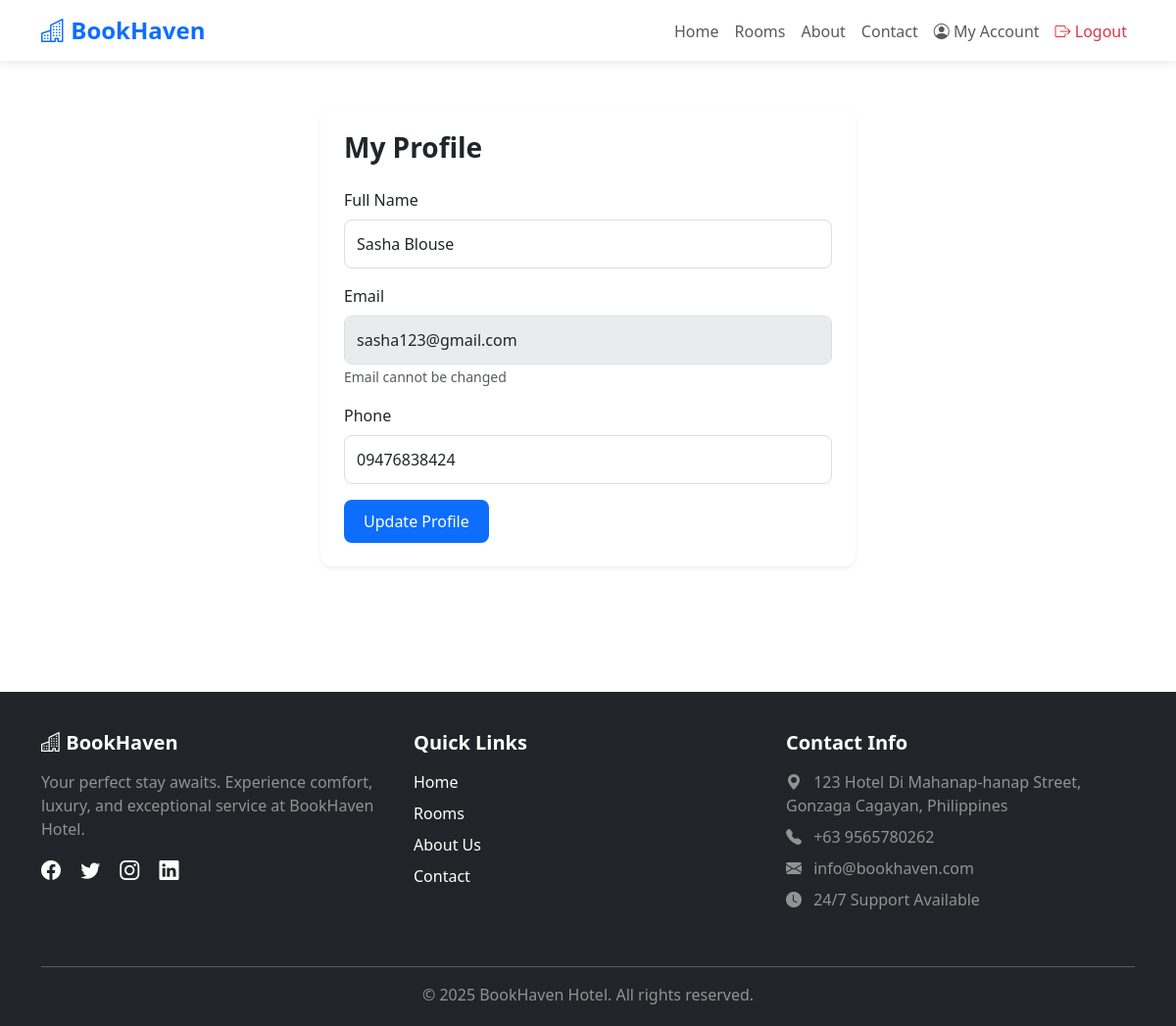
Page /guest/profile.php (signed in) on the committed database.
### tables this page shows
CREATE TABLE `users` (
  `id` int(11) NOT NULL,
  `name` varchar(100) NOT NULL,
  `email` varchar(100) NOT NULL,
  `password` varchar(255) NOT NULL,
  `role` enum('admin','guest') DEFAULT 'guest',
  `phone` varchar(20) DEFAULT NULL,
  `created_at` timestamp NOT NULL DEFAULT current_timestamp(),
  `updated_at` timestamp NOT NULL DEFAULT current_timestamp() ON UPDATE current_timestamp()
);

### guest/profile.php (the view, shortened to what this page needs)
<?php
$conn = getDBConnection();
$user_id = $_SESSION['user_id'];
$user = $conn->query("SELECT * FROM users WHERE id = $user_id")->fetch_assoc();
?>
<!DOCTYPE html>
<html lang="en">
<head>
    <link href="https://cdn.jsdelivr.net/npm/bootstrap@5.3.0/dist/css/bootstrap.min.css" rel="stylesheet">
    <link rel="stylesheet" href="https://cdn.jsdelivr.net/npm/bootstrap-icons@1.10.0/font/bootstrap-icons.css">
    <link rel="stylesheet" href="../assets/css/style.css">
</head>
<body>
    <?php include '../includes/navbar.php'; ?>
    <div class="container py-5">
        <div class="row justify-content-center">
            <div class="col-md-6">
                <div class="card shadow-sm">
                    <div class="card-body p-4">
                        <h3 class="fw-bold mb-4">My Profile</h3>
                        <form method="POST">
                            <div class="mb-3">
                                <label class="form-label">Full Name</label>
                                <input type="text" name="name" class="form-control" value="<?php echo $user['name']; ?>" required>
                            </div>
                            <div class="mb-3">
                                <label class="form-label">Email</label>
                                <input type="email" class="form-control" value="<?php echo $user['email']; ?>" disabled>
                                <small class="text-muted">Email cannot be changed</small>
                            </div>
                            <div class="mb-3">
                                <label class="form-label">Phone</label>
                                <input type="tel" name="phone" class="form-control" value="<?php echo $user['phone']; ?>">
                            </div>
                            <button type="submit" class="btn btn-primary">Update Profile</button>
                        </form>
                    </div>
                </div>
            </div>
        </div>
    </div>
    <?php include '../includes/footer.php'; ?>
</body>
</html>

### assets/css/style.css (style rules this page uses)
:root { --primary-color: #0d6efd; --secondary-color: #6c757d; --success-color: #198754; --danger-color: #dc3545; --warning-color: #ffc107; --info-color: #0dcaf0; --dark-color: #212529; --light-color: #f8f9fa; }
body { font-family: 'Segoe UI', Tahoma, Geneva, Verdana, sans-serif; color: #333; }
.btn { border-radius: 8px; padding: 10px 20px; font-weight: 500; transition: all 0.3s ease; }
.btn-primary { background: var(--primary-color); border: none; }
.form-control { border-radius: 8px; padding: 12px; border: 1px solid #ddd; }
.card { border-radius: 12px; border: none; }

### rows in the picture
users: name "Sasha Blouse", email "sasha123@gmail.com", phone "09476838424"
